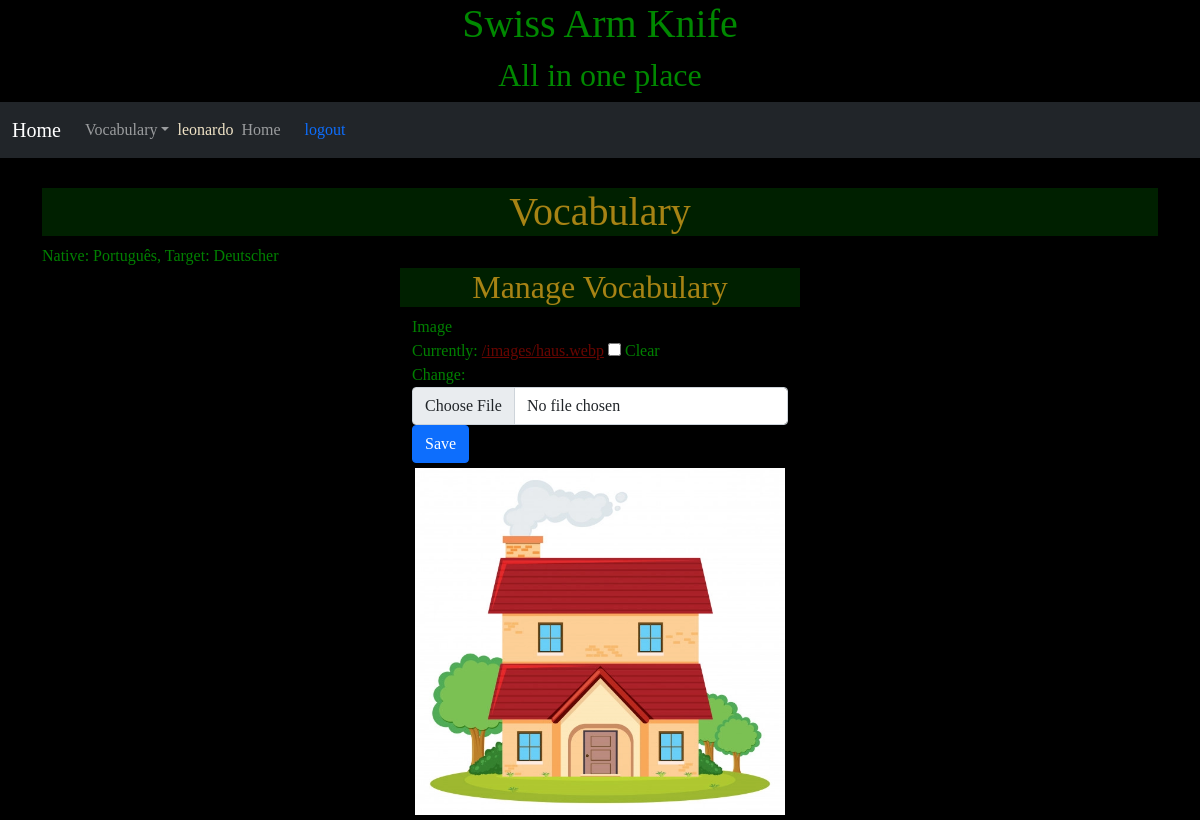
/vocabulary/1/updateimage (signed in), run on the app's committed database.
### vocabulary/models.py (models this page shows, shortened)
class Default(models.Model):
    user   = models.ForeignKey(settings.AUTH_USER_MODEL, verbose_name='Usuário', on_delete=models.CASCADE, unique=True)
    target_language = models.ForeignKey(Language, verbose_name='Target Language', related_name = 'target_language_id', on_delete=models.CASCADE, blank=True, null=True)
    native_language = models.ForeignKey(Language, verbose_name='Native Language', related_name = 'native_language_id', on_delete=models.CASCADE, blank=True, null=True)
    created = models.DateTimeField('Created', auto_now_add=True, null=True)
    modified = models.DateTimeField('Modified', auto_now=True, null=True)
    class Meta:
        verbose_name        = 'Default'
        verbose_name_plural = 'Defaults'

class Language (models.Model):
    name = models.CharField('name', max_length=500, unique = True)
    created = models.DateTimeField('Created', auto_now_add=True, null=True)
    modified = models.DateTimeField('Modified', auto_now=True, null=True)
    class Meta:
        verbose_name        = 'Language'
        verbose_name_plural = 'Languages'
    def __str__(self):
        return self.name

class Image (models.Model):
    user   = models.ForeignKey(settings.AUTH_USER_MODEL, verbose_name='Usuário', on_delete=models.CASCADE)
    image  = models.ImageField('Image', upload_to='images/', max_length=500, null=True, blank=True)
    created = models.DateTimeField('Created', auto_now_add=True)
    modified = models.DateTimeField('Modified', auto_now=True)
    class Meta:
        verbose_name        = 'Image'
        verbose_name_plural = 'Images'
    def get_image_url(self):
        try:
            return self.image.url
        except ValueError:
            return ""
        except ApiError as e:
            traceback.print_exc()
            return "/static/images/generic-avatar.png"
    def __str__(self):
        try:
            default = Default.objects.get(user=self.user)
            imageWords = ImageWord.objects.filter(user=self.user, image=self, word__language=default.target_language)
            result = ''
            if (len(imageWords) > 0):
                for word in imageWords:
                    if (not result == ''): result += ', '
                    result += str(word)
                return result
        except Default.DoesNotExist:
            pass
        return super(Image, self).__str__()

### vocabulary/views.py (the view)
# urls.py: path('<int:pk>/updateimage', ImageUpdateView.as_view(),name='updateimage'),
class ImageUpdateView(LoginRequiredMixin, UpdateView, VocabularyBase):
    template_name = 'vocabulary/new.html'
    model         = Image
    fields        = ['image']
    success_url   = reverse_lazy('vocabulary:vocabularylist')
    def get_object(self):
        image = get_object_or_404(Image, user=self.request.user, pk = self.kwargs['pk'])
        if (image.image != None):
            try:
                image.image.url
            except ApiError as e:
                traceback.print_exc()
                image.image = None
            except ValueError as e:
                pass
        return image
    def get_context_data(self, **kwargs):
        return self.setDefaultContext(self.request, super(self.__class__, self).get_context_data(**kwargs))

### vocabulary/models.py (called while the page is built)
    def __str__(self):
        return self.word

    def __str__(self):
        return str(self.word)

### vocabulary/views.py (called while the page is built)
    def loadBase(self, request):
        if (not hasattr(self, 'default') or not hasattr(self, 'nativeWords') or not hasattr(self, 'targetWords')):
            self.default = Default.objects.get(user = self.request.user)
            self.nativeWords = Word.objects.filter(user = self.request.user, language = self.default.native_language)
            self.targetWords = Word.objects.filter(user = self.request.user, language = self.default.target_language)

    def setDefaultContext(self, request, context):
        self.loadBase(request);
        context['default']     = self.default
        context['nativeWords'] = self.nativeWords
        context['targetWords'] = self.targetWords
        return context;

### vocabulary/templates/vocabulary/new.html (shortened to what this page needs)
{% extends 'vocabulary/base.html' %}
{% load widget_tweaks %}
{% block vocabulary %}
<div class="defaultwidth">
  <header>
      <h2>Manage Vocabulary</h2>
  </header>
  <main class="container">
      <form class="form-horizontal" method="post" enctype="multipart/form-data">
          <fieldset>
            {% for field in form %}
              <div class="form-group{% if field.errors %} has-error {% endif %}">
                <label for="{{ field.auto_id }}" class="control-label">{{ field.label }}</label>
                <div class="">
                  {% render_field field class="form-control" %}
                </div>
              </div>
            {% endfor %}
              <div class="form-group">
                <div class="">
                  <button type="submit" class="btn btn-primary">Save</button>
                </div>
              </div>
          </fieldset>
      </form>
  </main>
  <aside class="defaultwidth">
    {% if image %}
      <img class="img" src="{{image.get_image_url}}" alt="{{image}}">
    {% endif %}
  </aside>
</div>
{% endblock %}

### vocabulary/templates/vocabulary/base.html (shortened to what this page needs)
{% extends 'base.html' %}
{% load static %}
{% load widget_tweaks %}
{% block content %}
<link rel="stylesheet" href="{% static 'style/vocabulary_style.css' %}" />
  <header>
    <h1>Vocabulary</h1>
  </header>
  <section>
    {% block session %}
     Native: {{default.native_language}}, Target: {{default.target_language}}
    {% endblock %}
  </section>
  <main>
    {% block vocabulary %}
    {% endblock %}
  </main>
{% endblock %}

### base/templates/base.html (shortened to what this page needs)
{% load static %}
<!DOCTYPE html>
<html lang="pt-br">
<head>
     <link href="https://cdn.jsdelivr.net/npm/bootstrap@5.0.1/dist/css/bootstrap.min.css" rel="stylesheet">
 <link rel="stylesheet" href="{% static 'style/style.css' %}" />
</head>
<body>
<div class="jumbotron text-center" style="margin-bottom:0">
 <h1>Swiss Arm Knife</h1>
 <h2>All in one place</h2>
</div>
<nav class="navbar navbar-expand-lg navbar-dark bg-dark">
  <div class="container-fluid">
    <a class="navbar-brand" href="{% url 'index' %}">Home</a>
    <div class="collapse navbar-collapse" id="navbarNavDarkDropdown">
      <ul class="navbar-nav">
        <li class="nav-item dropdown">
          <a class="nav-link dropdown-toggle dropdown-toggle-split" href="{% url 'vocabulary:index' %}" id="navbarDarkDropdownMenuLink" role="button" data-bs-toggle="dropdown" aria-expanded="false">
            Vocabulary
          </a>
        </li>
      </ul>
      <div class="nav-item">
         {% if user.is_authenticated %}
           <span class="nav-brand glyphicon glyphicon-log-in">{{user}}</span>
       </div>
       <div class="">
         <ul class="navbar-nav">
           <li class="nav-item">
             <a class="nav-link" href="{% url 'index' %}">Home</a>
           </li>
         </ul>
       </div>
       <div class="nav-item">
           <a id="logout" class="nav-link" href="{% url 'access:logout' %}">logout</a>
         {% else %}
           <a id="login" class="nav-link" href="{% url 'access:login' %}">login</a>
       </div>
       <div class="nav-item">
           <a id="novousuario" class="nav-link" href="">New user</a>
         {% endif %}
       </div>
    </div>
  </div>
</nav>
<div class="container margin-top" style="margin-top:30px">
{% block content %}
{% endblock %}
</div>
</body>
</html>

### base/static/style/style.css (style rules this page uses)
body { background-color: black; color: green; font-family: comic; }
body a { color: #690500; }
.jumbotron { background-image: url('../images/background.jpg'); background-repeat: no-repeat; background-size: contain; background-position: right; background-color: black; color: #008800; text-shadow: 2px 2px 1px #000000, -2px -2px 1px #000000; }
nav { background-color: #002000; color: #f0e3c6; }
nav a { color: #56a3a6; }
header { background-color: #002000; color: #a78314; }
header h1, h2, h3 { text-align: center; }

### base/static/style/vocabulary_style.css (style rules this page uses)
.defaultwidth { width:100%; max-width: 400px; margin-left: auto; margin-right: auto; }
.img { display: block; padding: 5px; width: 95%; margin-left: auto; margin-right: auto; }

### data on the page
Default: native_language "Português", target_language "Deutscher"
Image: get_image_url (picture)

### other printed values
{{ user }} "leonardo"
{{ field.label }} "Image"
